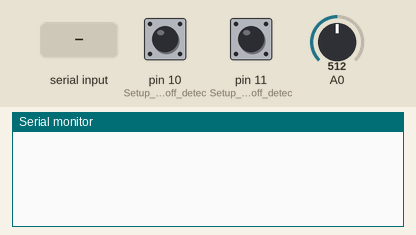
The sketch below on a simulated Arduino Uno, built with avr-gcc and run on an emulated ATmega328P. Shown: the last lines printed to the serial monitor. The test bench sets the inputs (shaded band); at power-on: pin 10 (Setup_for_leads_off_detec) LOW, A0 = 512, pin 11 (Setup_for_leads_off_detec) LOW.

Above: at 1.2 s.
1.3 s: "1" received over Serial
At 1.8 s:
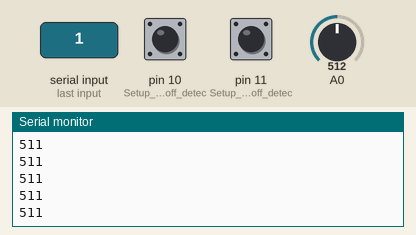
3.2 s: pin 10 (Setup_for_leads_off_detec) pulled HIGH for 0.15 s
4.8 s: A0 set to 716
At 5.7 s:
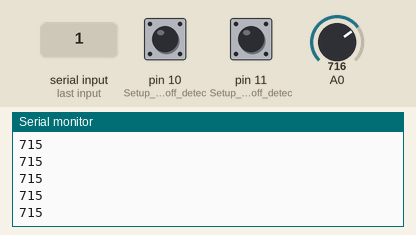
6.3 s: A0 set to 900
At 7.1 s:
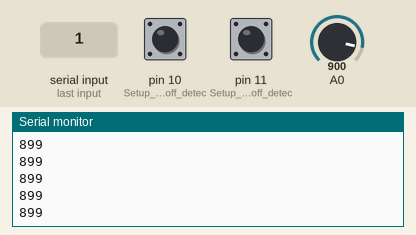
7.8 s: pin 11 (Setup_for_leads_off_detec) pulled HIGH for 0.15 s
Timing chart, 0 to 10.4 s (numbered marks = the images above; inputs shaded):
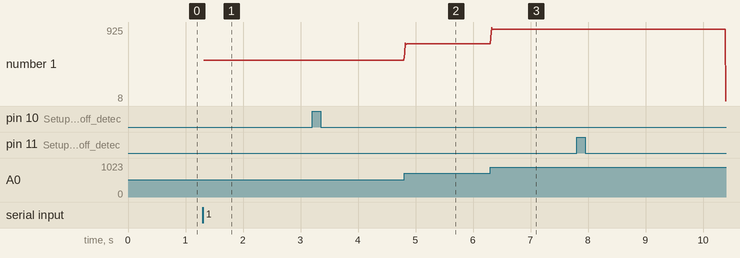

Measured:
- after the input at 1.3 s, the serial monitor: prints a new line at once (image 1)
- after the input at 4.8 s, the serial monitor: prints a new line at once (image 2)
- after the input at 6.3 s, the serial monitor: prints a new line at once (image 3)
- plotted number 1: 511 → 715 after the input at 4.8 s, 715 → 899 after the input at 6.3 s, 899 → 8 after the input at 7.8 s

The sketch:

ArduinoFilter.ino
```cpp
/*
 * This class is to filter the incoming data from the heart rate monitor and remove unneccesary noise
 */
class DynamicFilter
{
  private:
    int oldx[5];
    int oldy[5];
    float a[5];
    float b[5];
    int arrLen;


  public:
  /*
   * Constructor for the Filter
   * Assigns the a and b values, a and b must have 3 values each. a[0] must be 1.
   */
  DynamicFilter(float aValues[],float bValues[],int baSize)
  {
    arrLen = baSize-1;
    if(arrLen > 5)
      arrLen = 5;

    for(int i = 0;i<arrLen;i++)
    {
      a[i] = aValues[i];
      b[i] = bValues[i];
      oldx[i] = 0;
      oldy[i] = 0;
    }


    a[arrLen] = aValues[arrLen];
    b[arrLen] = bValues[arrLen];
  }


  /*
   * When a new value is added, it performs the IIR filter
   */
 void addValue(int in)
  {

    float newY = in*b[0];// + oldx[0]*b[1] + oldx[1]*b[2] - oldy[0]*a[1] - oldy[1]*a[2];

    for(int i = arrLen;i>=1;i--)
    {
      newY += oldx[i-1]*b[i] - oldy[i-1]*a[i];
    }


    for(int i = arrLen-1;i>=1;i--)
    {
      oldy[i] = oldy[i-1];
      oldx[i] = oldx[i-1];
    }

    oldy[0] = newY;
    oldx[0] = in;

  }

  /*
   * @return y_1 and y_2 as a string
   */
  String getLastTwoValues()
  {
    return String(oldy[0]) + " " + String(oldy[1]);
  }

  String getLastValue()
  {
    return String(oldy[0]);
  }

};


//keeps track of if the data should be sent or not
bool sendData;
//stores the reset value for the timer
int timer1_counter;

//the Filter constants
//float a[3] = {1.0f,0.4425,0.1584}; //butter first order 40-80Hz notch filter
//float b[3] = {0.5792,0.4425,0.5792};

//float a[3] = {1.0f,0.4905,0.5095}; //butter first order 50-70Hz notch filter
//float b[3] = {0.7548,0.4905,0.7548};

//float a[3] = {1.0f,0.f,0.f}; //No Filter
//float b[3] = {1.f,0.f,0.f};

//float a[] = {1.0f, 1.0212, 1.4128, 0.6396, 0.4128}; //butter second order 55-65Hz Notch filter with 200 Hz sampling
//float b[] = {0.6389, 0.8304, 1.5477, 0.8304, 0.6389};

//float a[] = {1.0f, -0.2308, 1.6609, -0.1930, 0.7009}; //butter second order 55-65Hz Notch filter with 250 Hz sampling
//float b[] = {0.8371, -0.2119, 1.6876, -0.2119, 0.8371};

float a[] = {1.0f, -1.412, 1.1228, -0.4081, 0.0632}; //butter second order 40z low filter with 250 Hz sampling
float b[] = {0.0229, 0.0915, 0.1372, 0.0915, 0.0229};


//Filter notchF(a,b);
DynamicFilter notchF(a,b,5);

void setup() {
  // initialize the serial communication:
  Serial.begin(9600);

  pinMode(10, INPUT); // Setup for leads off detection LO +
  pinMode(11, INPUT); // Setup for leads off detection LO -

  sendData = false;

  //Timer
  noInterrupts();           // disable all interrupts
  TCCR1A = 0;
  TCCR1B = 0;

  // Set timer1_counter to the correct value for our interrupt interval
//  timer1_counter = 65223;   // preload timer 65536-16MHz/256/200Hz
  timer1_counter = 65286;   // preload timer 65536-16MHz/256/250Hz
//  timer1_counter = 65380;   // preload timer 65536-16MHz/256/400Hz

  TCNT1 = timer1_counter;   // preload timer
  TCCR1B |= (1 << 2);    // 256 prescaler
  TIMSK1 |= (1 << TOIE1);   // enable timer overflow interrupt
  interrupts();             // enable all interrupts
}

ISR(TIMER1_OVF_vect)        // interrupt service routine
{
  TCNT1 = timer1_counter;   // preload timer
  notchF.addValue(analogRead(A0));

}

void loop()
{
  //Start sending data if a '1' is sent. Stop sending data if a '0' is sent
  if(Serial.available())
  {
     int incoming = Serial.read();
     if(incoming == 49)//49 is '1'
      sendData = true;
     else if (incoming == 48)//48 is '0'
      sendData = false;
  }

  //Wait for a bit to keep serial data from saturating
  delay(10);

  if(sendData)
  {
    if((digitalRead(10) == 0) && (digitalRead(11) == 0))
      Serial.println(notchF.getLastValue());
    else
      Serial.println("!");
  }
}
```
